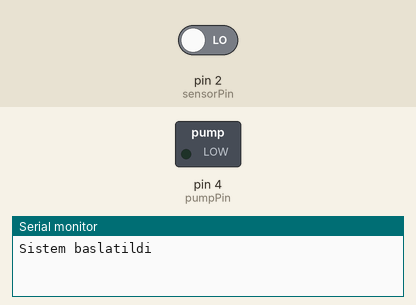
Bench run of a sketch on a simulated Arduino Uno, built with avr-gcc and run on an emulated ATmega328P. Parts: switched loads named in the sketch (green lamp = pin HIGH), the last lines printed to the serial monitor. The test bench sets the inputs (shaded band); at power-on: pin 2 (sensorPin) LOW.

Above: at 10.8 s.
10.9 s: pin 2 (sensorPin) driven HIGH
At 16.1 s:
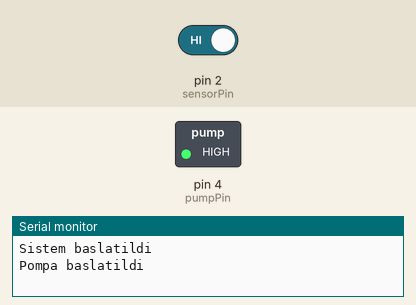
Timing chart, 0 to 19.5 s (numbered marks = the images above; inputs shaded):
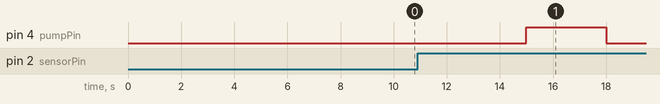

The sketch:

akilli_sulama.ino
```cpp
int sensorPin = 2;
int pumpPin = 4;
int pumpSpeed = 200;
int pumpDuration = 3000;


void setup() {
  pinMode(sensorPin, INPUT);
  pinMode(pumpPin, OUTPUT);
  Serial.begin(9600);
  Serial.println("Sistem baslatildi");
}

void loop() {
  if(digitalRead(sensorPin) == true){
    //toprak kuru, pompayi calistiralim
    analogWrite(pumpPin, pumpSpeed);
    Serial.println("Pompa baslatildi");
    delay(pumpDuration);
    analogWrite(pumpPin, 0);
    Serial.println("Pompa durduruldu");
    delay(360000); //tekrar kontrol etmeden 5 dk bekle
  }else{
    delay(5000);
  }
}
```

Measured:
- after the input at 10.9 s, pin 4 (pumpPin): LOW → HIGH after 4.1 s, → LOW 3.0 s later
